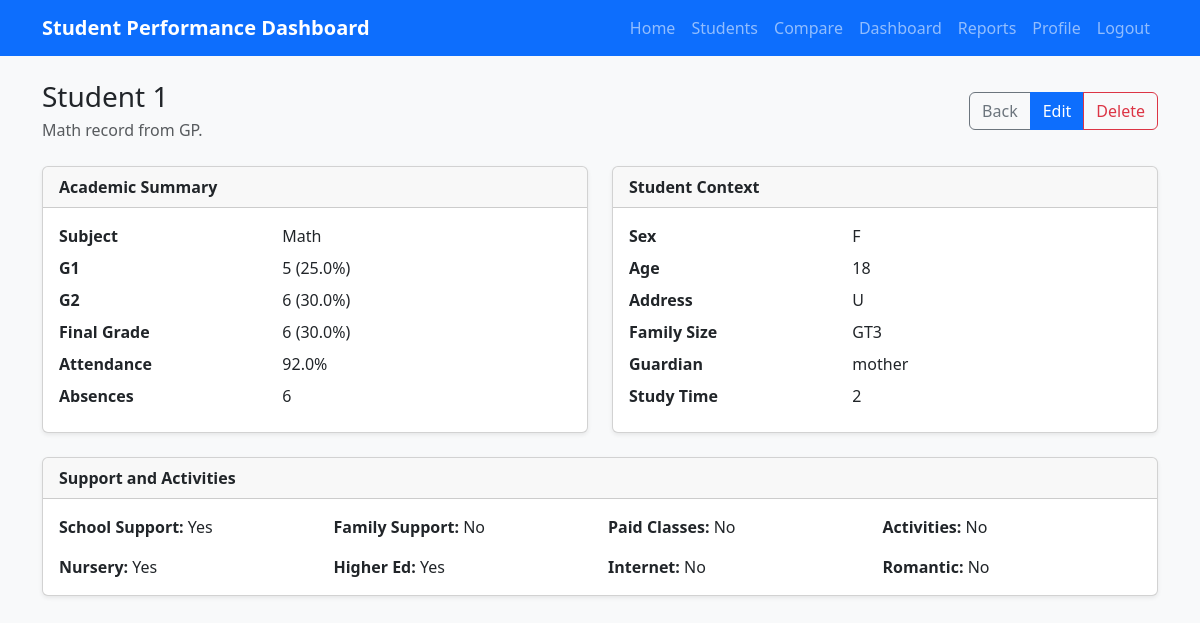
/students/1/ (signed in), run on the app's committed database.
### students/models.py (models this page shows, shortened)
class Student(models.Model):
    student_id = models.PositiveIntegerField(unique=True)
    school = models.CharField(max_length=10)
    sex = models.CharField(max_length=1)
    age = models.PositiveIntegerField()
    address = models.CharField(max_length=1)
    famsize = models.CharField(max_length=5)
    Pstatus = models.CharField(max_length=1)
    Medu = models.PositiveIntegerField()
    Fedu = models.PositiveIntegerField()
    Mjob = models.CharField(max_length=30)
    Fjob = models.CharField(max_length=30)
    reason = models.CharField(max_length=30)
    guardian = models.CharField(max_length=30)
    traveltime = models.PositiveIntegerField()
    studytime = models.PositiveIntegerField(db_index=True)
    failures = models.PositiveIntegerField()
    schoolsup = models.BooleanField()
    famsup = models.BooleanField()
    paid = models.BooleanField()
    activities = models.BooleanField()
    nursery = models.BooleanField()
    higher = models.BooleanField()
    internet = models.BooleanField()
    romantic = models.BooleanField()
    famrel = models.PositiveIntegerField()
    freetime = models.PositiveIntegerField()
    goout = models.PositiveIntegerField()
    Dalc = models.PositiveIntegerField()
    Walc = models.PositiveIntegerField()
    health = models.PositiveIntegerField()
    absences = models.PositiveIntegerField()
    G1 = models.PositiveIntegerField()
    G2 = models.PositiveIntegerField()
    final_grade = models.PositiveIntegerField()
    subject = models.CharField(max_length=20, db_index=True)
    G1_pct = models.FloatField()
    G2_pct = models.FloatField()
    final_grade_pct = models.FloatField(db_index=True)
    attendance_pct = models.FloatField(db_index=True)
    class Meta:
        ordering = ['student_id']

### students/views.py (the view)
# urls.py: path('<int:pk>/', views.StudentDetailView.as_view(), name='student_detail'),
class StudentDetailView(LoginRequiredMixin, DetailView):
    model = Student
    template_name = 'students/student_detail.html'
    context_object_name = 'student'

### templates/students/student_detail.html (shortened to what this page needs)
{% extends 'base.html' %}
{% block content %}
<div class="d-flex flex-column flex-md-row justify-content-between align-items-md-center gap-3 mb-4">
    <div>
        <h1 class="h3 mb-1">Student {{ student.student_id }}</h1>
        <p class="text-muted mb-0">{{ student.subject }} record from {{ student.school }}.</p>
    </div>
    <div class="btn-group">
        <a class="btn btn-outline-secondary" href="{% url 'students:student_list' %}">Back</a>
        <a class="btn btn-primary" href="{% url 'students:student_update' student.pk %}">Edit</a>
        <a class="btn btn-outline-danger" href="{% url 'students:student_delete' student.pk %}">Delete</a>
    </div>
</div>
<div class="row g-4">
    <div class="col-lg-6">
        <div class="card shadow-sm h-100">
            <div class="card-header fw-semibold">Academic Summary</div>
            <div class="card-body">
                <dl class="row mb-0">
                    <dt class="col-sm-5">Subject</dt>
                    <dd class="col-sm-7">{{ student.subject }}</dd>
                    <dt class="col-sm-5">G1</dt>
                    <dd class="col-sm-7">{{ student.G1 }} ({{ student.G1_pct|floatformat:1 }}%)</dd>
                    <dt class="col-sm-5">G2</dt>
                    <dd class="col-sm-7">{{ student.G2 }} ({{ student.G2_pct|floatformat:1 }}%)</dd>
                    <dt class="col-sm-5">Final Grade</dt>
                    <dd class="col-sm-7">{{ student.final_grade }} ({{ student.final_grade_pct|floatformat:1 }}%)</dd>
                    <dt class="col-sm-5">Attendance</dt>
                    <dd class="col-sm-7">{{ student.attendance_pct|floatformat:1 }}%</dd>
                    <dt class="col-sm-5">Absences</dt>
                    <dd class="col-sm-7">{{ student.absences }}</dd>
                </dl>
            </div>
        </div>
    </div>
    <div class="col-lg-6">
        <div class="card shadow-sm h-100">
            <div class="card-header fw-semibold">Student Context</div>
            <div class="card-body">
                <dl class="row mb-0">
                    <dt class="col-sm-5">Sex</dt>
                    <dd class="col-sm-7">{{ student.sex }}</dd>
                    <dt class="col-sm-5">Age</dt>
                    <dd class="col-sm-7">{{ student.age }}</dd>
                    <dt class="col-sm-5">Address</dt>
                    <dd class="col-sm-7">{{ student.address }}</dd>
                    <dt class="col-sm-5">Family Size</dt>
                    <dd class="col-sm-7">{{ student.famsize }}</dd>
                    <dt class="col-sm-5">Guardian</dt>
                    <dd class="col-sm-7">{{ student.guardian }}</dd>
                    <dt class="col-sm-5">Study Time</dt>
                    <dd class="col-sm-7">{{ student.studytime }}</dd>
                </dl>
            </div>
        </div>
    </div>
</div>
<div class="card shadow-sm mt-4">
    <div class="card-header fw-semibold">Support and Activities</div>
    <div class="card-body">
        <div class="row row-cols-1 row-cols-md-4 g-3">
            <div><strong>School Support:</strong> {{ student.schoolsup|yesno:"Yes,No" }}</div>
            <div><strong>Family Support:</strong> {{ student.famsup|yesno:"Yes,No" }}</div>
            <div><strong>Paid Classes:</strong> {{ student.paid|yesno:"Yes,No" }}</div>
            <div><strong>Activities:</strong> {{ student.activities|yesno:"Yes,No" }}</div>
            <div><strong>Nursery:</strong> {{ student.nursery|yesno:"Yes,No" }}</div>
            <div><strong>Higher Ed:</strong> {{ student.higher|yesno:"Yes,No" }}</div>
            <div><strong>Internet:</strong> {{ student.internet|yesno:"Yes,No" }}</div>
            <div><strong>Romantic:</strong> {{ student.romantic|yesno:"Yes,No" }}</div>
        </div>
    </div>
</div>
{% endblock %}

### data on the page
Student: student_id "1", subject "Math", school "GP", G1 "5", G1_pct "25.0", G2 "6", G2_pct "30.0", final_grade "6", final_grade_pct "30.0", attendance_pct "92.0", absences "6", sex "F", age "18", address "U", famsize "GT3", guardian "mother", studytime "2", schoolsup "Yes", famsup "No", paid "No", activities "No", nursery "Yes", higher "Yes", internet "No", romantic "No"
